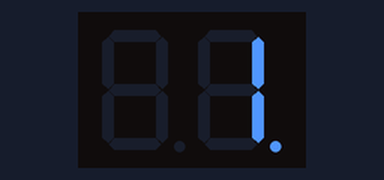
This sketch was run on a simulated Arduino Uno, built with avr-gcc and run on an emulated ATmega328P. Parts: 2-digit seven-segment display.

Above: at 1.1 s.
At 5.1 s:
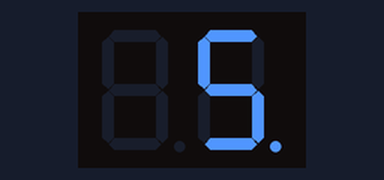
At 10.1 s:
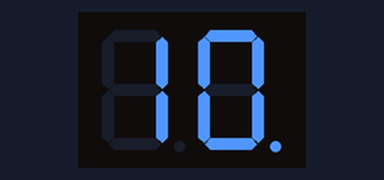
At 20.1 s:
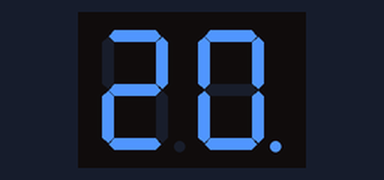
At 29.1 s:
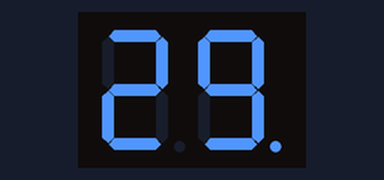
At 39.1 s:
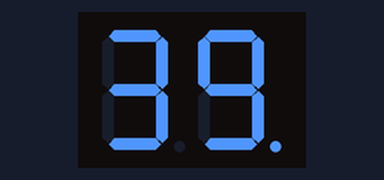

Measured:
- what the display in image 0 shows lasts 1.0 s, from 1.0 s to 2.0 s

The sketch:

7seg.ino
```cpp
#include"SevSeg.h"
SevSeg sevseg;

void setup(){
  byte numDigits =2;
  byte digitPins[] = {10,11};
  byte segmentsPins[] = {2,3,4,5,6,7,8,};
  bool resistorOnSegment = false;
  bool updateWithDisplay = false;
  bool leadingZeros = false;
  bool disableDecPoint = true;

  sevseg.begin(COMMON_CATHODE, numDigits,digitPins, segmentsPins, resistorOnSegment, updateWithDisplay, leadingZeros,disableDecPoint);
  sevseg.setBrightness(200);
}
void loop(){
  static unsigned long Prevmillis =0;
  static int count =0;
  unsigned long currentmillis = millis();
  if (currentmillis - Prevmillis >= 1000){
    Prevmillis = currentmillis;
    count++;
    if(count > 99)
    count = 0;
    sevseg.setNumber(count,0);
  }
  sevseg.refreshDisplay();
}
```
